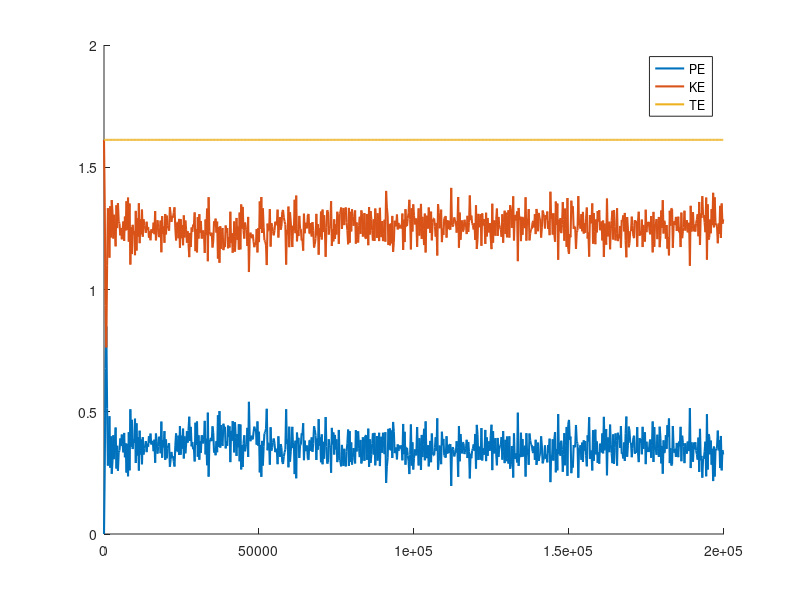

Write MATLAB code to recreate this figure.
clear all, close all, clc

energy = importdata('EnergyHalf.dat');

hold on

plot(energy(:,1), energy(:,2), 'Linewidth',1.5);     %%PE
plot(energy(:,1), energy(:,3), 'Linewidth',1.5);     %%KE
plot(energy(:,1), energy(:,4), 'Linewidth',1.5);     %%TE

legend('PE', 'KE', 'TE');



